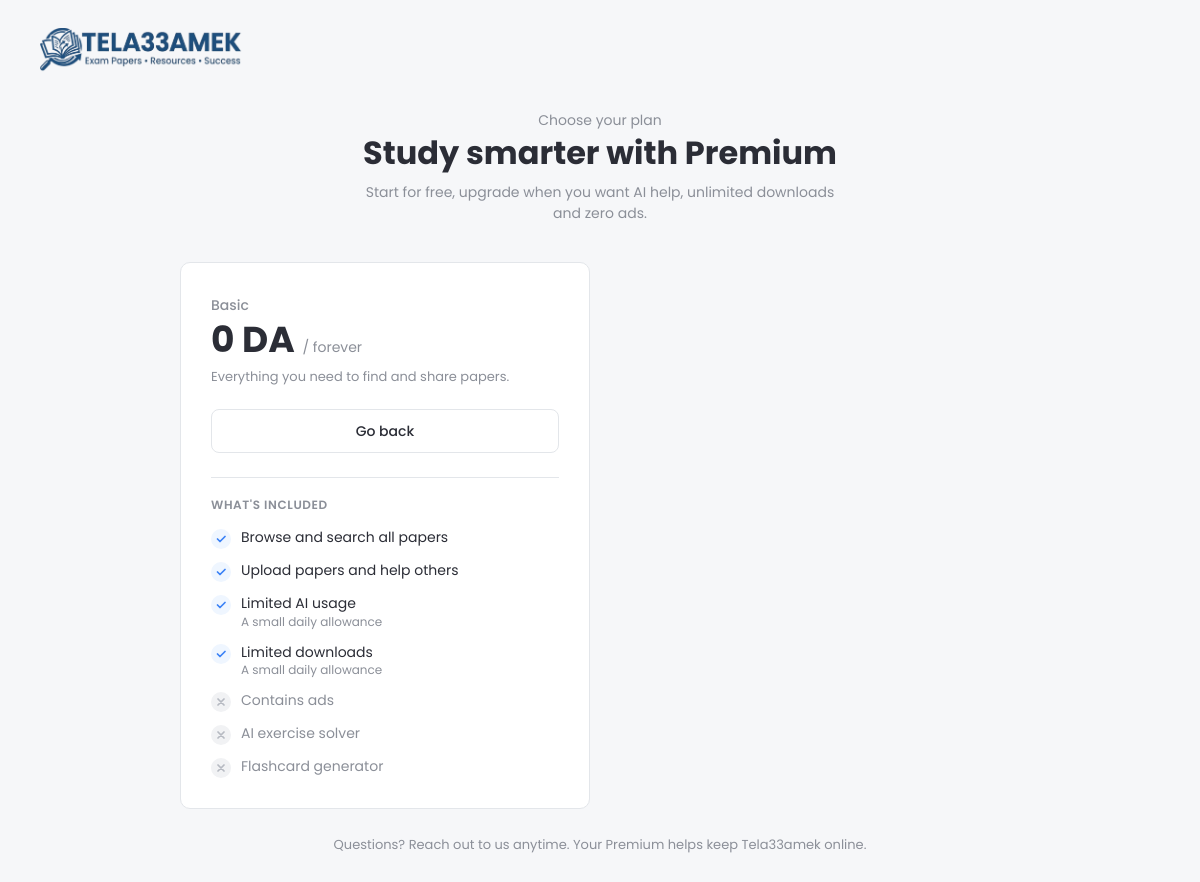
Page /plans/ on the earlier database version.
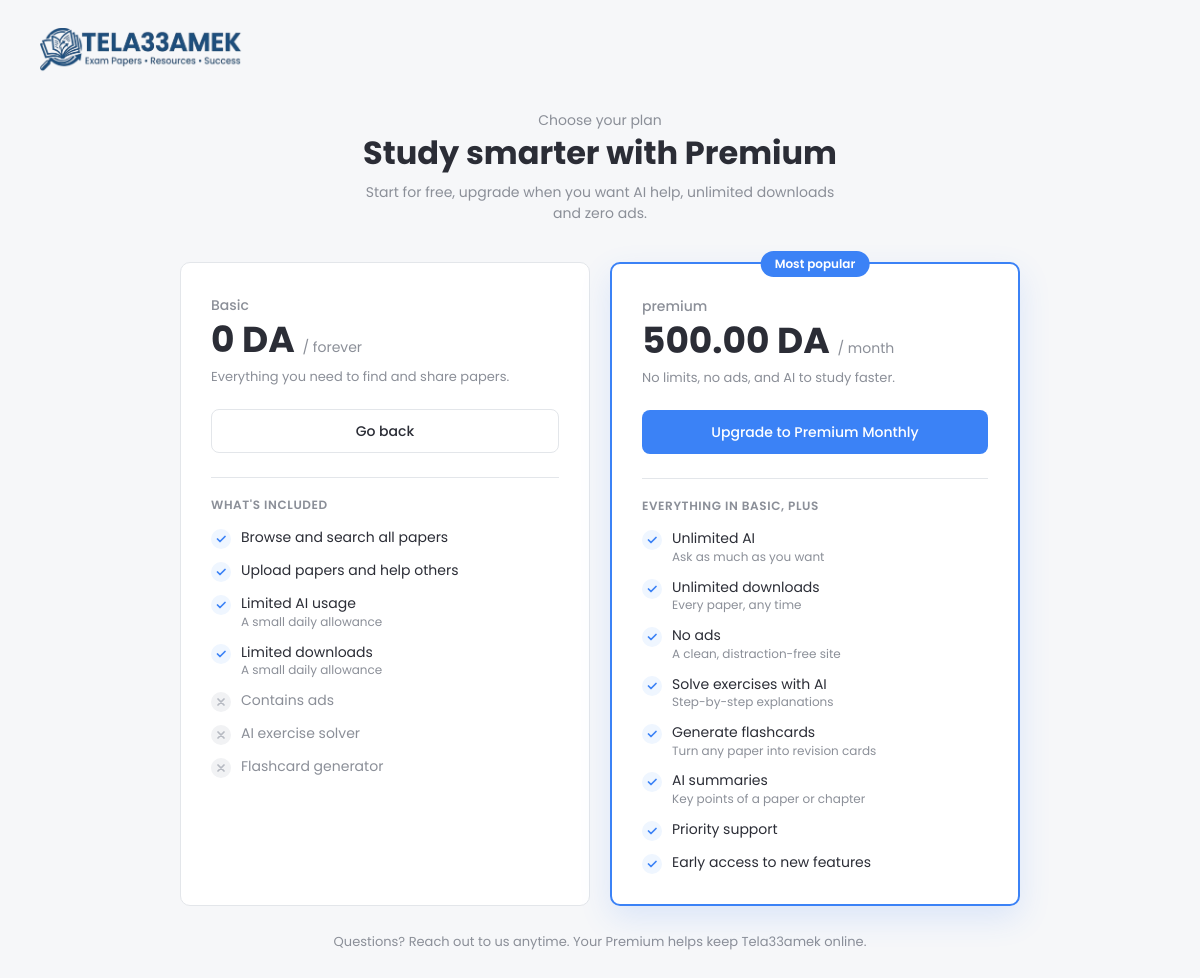
Same page on the later database version.
### pages/models.py (models this page shows, shortened)
class Plan(models.Model):
    class Tier(models.TextChoices):
        BASIC = "basic", "Basic"
        PREMIUM = "premium", "Premium"
    name = models.CharField(max_length=50, unique=True)
    tier = models.CharField(max_length=10, choices=Tier.choices, default=Tier.BASIC)
    price = models.DecimalField(max_digits=8, decimal_places=2, default=0)
    duration_days = models.PositiveIntegerField(default=30)
    is_active = models.BooleanField(default=True)

### pages/views.py (the view)
# urls.py: path("plans/", views.pricing, name="pricing")
def pricing(request):
    plans = Plan.objects.filter(
        tier=Plan.Tier.PREMIUM,
        is_active=True,
    )
    return render(request, "pages/pricing.html", {"plans": plans})

### templates/pages/pricing.html (shortened to what the changed rows need)
{% load static %}
<!DOCTYPE html>
<html lang="en">
<head>
</head>
<body>
    <main class="page">
        <header class="header">
            <h1>Study smarter with Premium</h1>
        </header>
        <section class="plans">
            {% for plan in plans %}
                {% if plan.tier == "premium" and plan.is_active %}
                    <article class="plan premium">
                        <span class="badge">Most popular</span>
                        <p class="plan-name">{{plan.tier}}</p>
                        <p class="price">{{plan.price}} DA <small>/ month</small></p>
                        <p class="tagline">No limits, no ads, and AI to study faster.</p>
                                <form method="POST" action="{% url 'upgrade' %}">
                                    <button type="submit" class="btn btn-primary">Upgrade to {{plan.name}}</button>
                                </form>
                        <div class="divider"></div>
                        <p class="features-title">Everything in Basic, plus</p>
                        <ul class="features">
                            <li>
                                <span class="ico"><svg viewBox="0 0 24 24" fill="none" stroke="currentColor" stroke-width="3.5" stroke-linecap="round" stroke-linejoin="round" aria-hidden="true"><path d="M5 12l5 5L20 7"/></svg></span>
                                <span>Unlimited AI <small>Ask as much as you want</small></span>
                            </li>
                            <li>
                                <span class="ico"><svg viewBox="0 0 24 24" fill="none" stroke="currentColor" stroke-width="3.5" stroke-linecap="round" stroke-linejoin="round" aria-hidden="true"><path d="M5 12l5 5L20 7"/></svg></span>
                                <span>Unlimited downloads <small>Every paper, any time</small></span>
                            </li>
                            <li>
                                <span class="ico"><svg viewBox="0 0 24 24" fill="none" stroke="currentColor" stroke-width="3.5" stroke-linecap="round" stroke-linejoin="round" aria-hidden="true"><path d="M5 12l5 5L20 7"/></svg></span>
                                <span>No ads <small>A clean, distraction-free site</small></span>
                            </li>
                            <li>
                                <span class="ico"><svg viewBox="0 0 24 24" fill="none" stroke="currentColor" stroke-width="3.5" stroke-linecap="round" stroke-linejoin="round" aria-hidden="true"><path d="M5 12l5 5L20 7"/></svg></span>
                                <span>Solve exercises with AI <small>Step-by-step explanations</small></span>
                            </li>
                            <li>
                                <span class="ico"><svg viewBox="0 0 24 24" fill="none" stroke="currentColor" stroke-width="3.5" stroke-linecap="round" stroke-linejoin="round" aria-hidden="true"><path d="M5 12l5 5L20 7"/></svg></span>
                                <span>Generate flashcards <small>Turn any paper into revision cards</small></span>
                            </li>
                            <li>
                                <span class="ico"><svg viewBox="0 0 24 24" fill="none" stroke="currentColor" stroke-width="3.5" stroke-linecap="round" stroke-linejoin="round" aria-hidden="true"><path d="M5 12l5 5L20 7"/></svg></span>
                                <span>AI summaries <small>Key points of a paper or chapter</small></span>
                            </li>
                            <li>
                                <span class="ico"><svg viewBox="0 0 24 24" fill="none" stroke="currentColor" stroke-width="3.5" stroke-linecap="round" stroke-linejoin="round" aria-hidden="true"><path d="M5 12l5 5L20 7"/></svg></span>
                                Priority support
                            </li>
                            <li>
                                <span class="ico"><svg viewBox="0 0 24 24" fill="none" stroke="currentColor" stroke-width="3.5" stroke-linecap="round" stroke-linejoin="round" aria-hidden="true"><path d="M5 12l5 5L20 7"/></svg></span>
                                Early access to new features
                            </li>
                        </ul>
                    </article>
                {% endif %}
            {% endfor %}
        </section>
    </main>
</body>
</html>

Differences in the rows shown:
added Plan: tier "premium", price "500.00", name "Premium Monthly"
